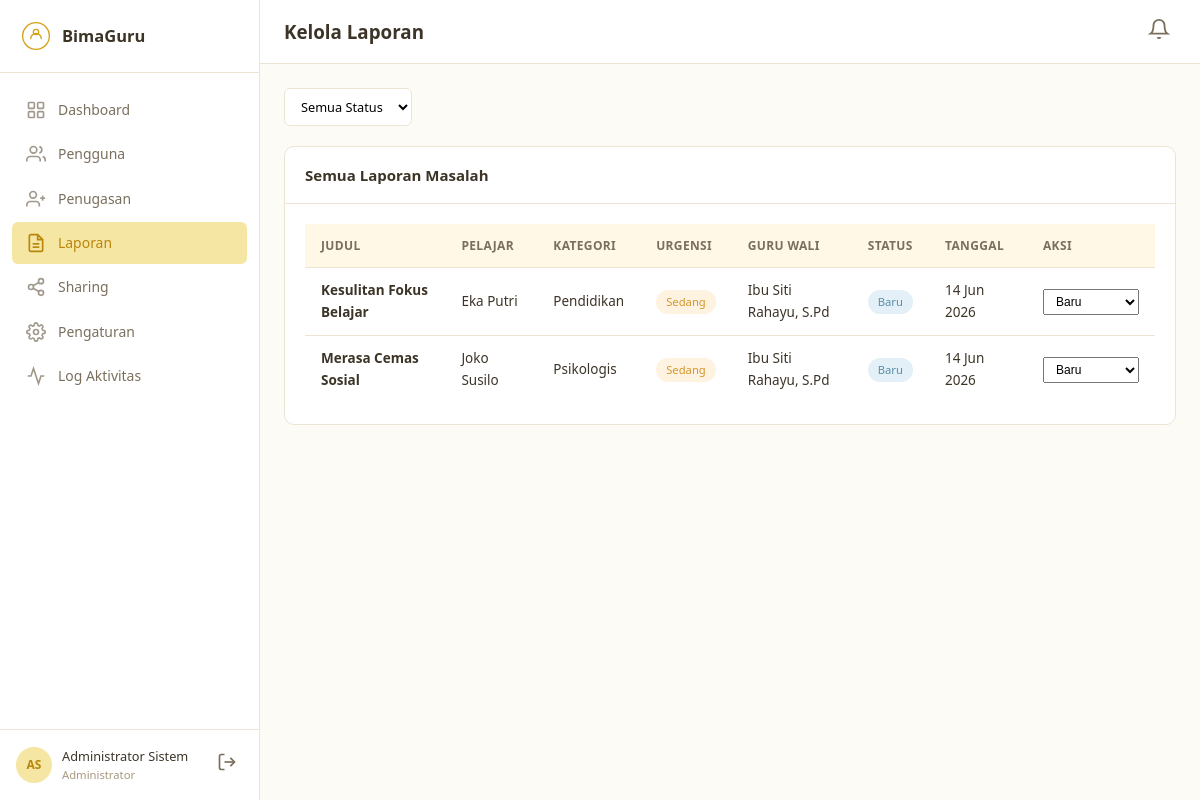
Page /admin/laporan.php (signed in) on the committed database.
### tables this page shows
CREATE TABLE `laporan_masalah` (
  `id` int(11) NOT NULL AUTO_INCREMENT,
  `pelajar_id` int(11) NOT NULL,
  `guru_wali_id` int(11) DEFAULT NULL,
  `judul` varchar(200) NOT NULL,
  `kategori` enum('psikologis','pendidikan','sosial','materi','keluarga','lainnya') NOT NULL,
  `deskripsi` text NOT NULL,
  `tingkat_urgensi` enum('rendah','sedang','tinggi') DEFAULT 'sedang',
  `status` enum('baru','diproses','ditanggapi','selesai','ditutup') DEFAULT 'baru',
  `is_anonim` tinyint(1) DEFAULT 0,
  `created_at` datetime DEFAULT current_timestamp(),
  `updated_at` datetime DEFAULT current_timestamp() ON UPDATE current_timestamp(),
  PRIMARY KEY (`id`),
  KEY `pelajar_id` (`pelajar_id`),
  KEY `guru_wali_id` (`guru_wali_id`),
  KEY `idx_status` (`status`),
  KEY `idx_kategori` (`kategori`),
  CONSTRAINT `laporan_masalah_ibfk_1` FOREIGN KEY (`pelajar_id`) REFERENCES `pelajar` (`id`) ON DELETE CASCADE,
  CONSTRAINT `laporan_masalah_ibfk_2` FOREIGN KEY (`guru_wali_id`) REFERENCES `guru_wali` (`id`) ON DELETE SET NULL
);

CREATE TABLE `users` (
  `id` int(11) NOT NULL AUTO_INCREMENT,
  `email` varchar(150) NOT NULL,
  `password_hash` varchar(255) NOT NULL,
  `nama_lengkap` varchar(150) NOT NULL,
  `role` enum('admin','guru_wali','pelajar') NOT NULL,
  `foto_profil` varchar(255) DEFAULT NULL,
  `no_telepon` varchar(20) DEFAULT NULL,
  `is_active` tinyint(1) DEFAULT 1,
  `last_login` datetime DEFAULT NULL,
  `created_at` datetime DEFAULT current_timestamp(),
  `updated_at` datetime DEFAULT current_timestamp() ON UPDATE current_timestamp(),
  PRIMARY KEY (`id`),
  UNIQUE KEY `email` (`email`),
  KEY `idx_role` (`role`),
  KEY `idx_active` (`is_active`)
);

### includes/helpers.php (called while the page is built, shortened)
<?php
function e(?string $str): string {
    return htmlspecialchars($str ?? '', ENT_QUOTES, 'UTF-8');
}
function formatTanggal(?string $date, string $format = 'd M Y'): string {
    $dt = new DateTime($date);
    $bulan = ['Jan','Feb','Mar','Apr','Mei','Jun','Jul','Agu','Sep','Okt','Nov','Des'];
    if ($format === 'd M Y') {
        return $dt->format('d') . ' ' . $bulan[(int)$dt->format('n') - 1] . ' ' . $dt->format('Y');
    }
    return $dt->format($format);
}
function statusBadge(string $status): string {
    $map = [
        'baru' => 'badge-info',
        'diproses' => 'badge-warning',
        'ditanggapi' => 'badge-primary',
        'selesai' => 'badge-success',
        'ditutup' => 'badge-secondary',
        'dijadwalkan' => 'badge-info',
        'berlangsung' => 'badge-warning',
        'dibatalkan' => 'badge-danger',
        'rendah' => 'badge-success',
        'sedang' => 'badge-warning',
        'tinggi' => 'badge-danger',
    ];
    return $map[$status] ?? 'badge-secondary';
}
function kategoriLabel(string $kategori): string {
    $map = [
        'psikologis' => 'Psikologis',
        'pendidikan' => 'Pendidikan',
        'sosial' => 'Sosial',
        'materi' => 'Materi',
        'keluarga' => 'Keluarga',
        'lainnya' => 'Lainnya',
        'motivasi' => 'Motivasi',
        'pengalaman' => 'Pengalaman',
        'tips' => 'Tips',
        'informasi' => 'Informasi',
        'refleksi' => 'Refleksi',
        'akademik' => 'Akademik',
        'emosional' => 'Emosional',
        'spiritual' => 'Spiritual',
        'karakter' => 'Karakter',
    ];
    return $map[$kategori] ?? ucfirst($kategori);
}
function roleLabel(string $role): string {
    $map = [
        'admin' => 'Administrator',
        'guru_wali' => 'Guru Wali',
        'pelajar' => 'Pelajar',
    ];
    return $map[$role] ?? ucfirst($role);
}
function getInitials(string $name): string {
    $parts = explode(' ', trim($name));
    $initials = '';
    foreach (array_slice($parts, 0, 2) as $part) {
        $initials .= mb_strtoupper(mb_substr($part, 0, 1));
    }
    return $initials ?: '?';
}
function getSetting(string $key, $default = null) {
    static $cache = [];
    if (!isset($cache[$key])) {
        try {
            $db = Database::getConnection();
            $stmt = $db->prepare('SELECT nilai FROM pengaturan WHERE kunci = ?');
            $stmt->execute([$key]);
            $row = $stmt->fetch();
            $cache[$key] = $row ? $row['nilai'] : $default;
        } catch (Exception $e) {
            return $default;
        }
    }
    return $cache[$key];
}

### includes/Auth.php (called while the page is built, shortened)
<?php
class Auth {
    public static function role(): ?string {
        return $_SESSION['user_role'] ?? null;
    }
    public static function dashboardUrl(): string {
        $role = self::role();
        return match ($role) {
            'admin' => APP_URL . '/admin/index.php',
            'guru_wali' => APP_URL . '/guru/index.php',
            'pelajar' => APP_URL . '/pelajar/index.php',
            default => APP_URL . '/login.php',
        };
    }
}

### admin/laporan.php (the view, shortened to what this page needs)
<?php
require_once __DIR__ . '/../includes/layout.php';
$db = Database::getConnection();
$currentPage = 'laporan';
$where = '1=1';
$params = [];
$stmt = $db->prepare("SELECT lm.*, up.nama_lengkap as nama_pelajar, ug.nama_lengkap as nama_guru, p.kelas
    FROM laporan_masalah lm
    JOIN pelajar p ON lm.pelajar_id = p.id
    JOIN users up ON p.user_id = up.id
    LEFT JOIN guru_wali gw ON lm.guru_wali_id = gw.id
    LEFT JOIN users ug ON gw.user_id = ug.id
    WHERE $where ORDER BY lm.created_at DESC");
$stmt->execute($params);
$laporan = $stmt->fetchAll();
?>
<div class="page-actions">
    <div class="filter-group">
        <select onchange="location.href='laporan.php?status='+this.value">
            <option value="">Semua Status</option>
        </select>
    </div>
</div>
<div class="card">
    <div class="card-header"><h2>Semua Laporan Masalah</h2></div>
    <div class="card-body table-wrapper">
        <table>
            <thead>
                <tr><th>Judul</th><th>Pelajar</th><th>Kategori</th><th>Urgensi</th><th>Guru Wali</th><th>Status</th><th>Tanggal</th><th>Aksi</th></tr>
            </thead>
            <tbody>
                <?php foreach ($laporan as $l): ?>
                <tr>
                    <td><strong><?= e($l['judul']) ?></strong><?= $l['is_anonim'] ? ' <span class="badge badge-secondary">Anonim</span>' : '' ?></td>
                    <td><?= e($l['nama_pelajar']) ?></td>
                    <td><?= e(kategoriLabel($l['kategori'])) ?></td>
                    <td><span class="badge <?= statusBadge($l['tingkat_urgensi']) ?>"><?= ucfirst($l['tingkat_urgensi']) ?></span></td>
                    <td><?= e($l['nama_guru'] ?: '-') ?></td>
                    <td><span class="badge <?= statusBadge($l['status']) ?>"><?= ucfirst($l['status']) ?></span></td>
                    <td><?= formatTanggal($l['created_at']) ?></td>
                    <td>
                        <form method="POST" style="display:inline">
                            <select name="status" onchange="this.form.submit()" style="padding:4px 8px;font-size:0.8rem">
                                <?php foreach (['baru','diproses','ditanggapi','selesai','ditutup'] as $s): ?>
                                <option value="<?= $s ?>" <?= $l['status'] === $s ? 'selected' : '' ?>><?= ucfirst($s) ?></option>
                                <?php endforeach; ?>
                            </select>
                        </form>
                    </td>
                </tr>
                <?php endforeach; ?>
            </tbody>
        </table>
    </div>
</div>
<?php
$content = ob_get_clean();
$sidebar = navItem(APP_URL.'/admin/index.php','Dashboard',iconDashboard(),$currentPage,'dashboard')
    . navItem(APP_URL.'/admin/users.php','Pengguna',iconUsers(),$currentPage,'users')
    . navItem(APP_URL.'/admin/penugasan.php','Penugasan',iconAssign(),$currentPage,'penugasan')
    . navItem(APP_URL.'/admin/laporan.php','Laporan',iconReport(),$currentPage,'laporan')
    . navItem(APP_URL.'/admin/sharing.php','Sharing',iconShare(),$currentPage,'sharing')
    . navItem(APP_URL.'/admin/pengaturan.php','Pengaturan',iconSettings(),$currentPage,'pengaturan')
    . navItem(APP_URL.'/admin/log.php','Log Aktivitas',iconLog(),$currentPage,'log');
renderLayout('Kelola Laporan', $content, ['page' => $currentPage, 'sidebar' => $sidebar]);

### includes/layout.php (shortened to what this page needs)
<?php
function renderLayout(string $title, string $content, array $options = []): void {
    $role = Auth::role();
    $userName = $_SESSION['user_name'] ?? '';
    $sidebar = $options['sidebar'] ?? '';
    ?>
<!DOCTYPE html>
<html lang="id">
<head>
    <title><?= e($title) ?> - <?= e(getSetting('nama_aplikasi', APP_NAME)) ?></title>
    <link rel="stylesheet" href="<?= APP_URL ?>/assets/css/style.css">
</head>
<body>
    <div class="app-layout">
        <aside class="sidebar" id="sidebar">
            <div class="sidebar-header">
                <a href="<?= e(Auth::dashboardUrl()) ?>" class="sidebar-brand">
                    <svg width="32" height="32" viewBox="0 0 48 48" fill="none">
                        <circle cx="24" cy="24" r="20" stroke="currentColor" stroke-width="2"/>
                        <path d="M16 28c0-4 3.5-8 8-8s8 4 8 8" stroke="currentColor" stroke-width="2" stroke-linecap="round"/>
                        <circle cx="24" cy="18" r="4" stroke="currentColor" stroke-width="2"/>
                    </svg>
                    <span><?= e(getSetting('nama_aplikasi', APP_NAME)) ?></span>
                </a>
            </div>
            <nav class="sidebar-nav">
                <?= $sidebar ?>
            </nav>
            <div class="sidebar-footer">
                <div class="user-info">
                    <div class="avatar"><?= e(getInitials($userName)) ?></div>
                    <div class="user-details">
                        <span class="user-name"><?= e($userName) ?></span>
                        <span class="user-role"><?= e(roleLabel($role ?? '')) ?></span>
                    </div>
                </div>
                <a href="<?= APP_URL ?>/logout.php" class="btn-logout" title="Keluar">
                    <svg width="20" height="20" viewBox="0 0 24 24" fill="none" stroke="currentColor" stroke-width="2">
                        <path d="M9 21H5a2 2 0 01-2-2V5a2 2 0 012-2h4"/>
                        <polyline points="16,17 21,12 16,7"/>
                        <line x1="21" y1="12" x2="9" y2="12"/>
                    </svg>
                </a>
            </div>
        </aside>
        <main class="main-content">
            <header class="topbar">
                <h1 class="page-title"><?= e($title) ?></h1>
                <div class="topbar-actions">
                    <div class="notification-bell" id="notificationBell">
                        <svg width="22" height="22" viewBox="0 0 24 24" fill="none" stroke="currentColor" stroke-width="2">
                            <path d="M18 8A6 6 0 006 8c0 7-3 9-3 9h18s-3-2-3-9"/>
                            <path d="M13.73 21a2 2 0 01-3.46 0"/>
                        </svg>
                    </div>
                </div>
            </header>
            <div class="content-area">
                <?= $content ?>
            </div>
        </main>
    </div>
</body>
</html>
    <?php
}
function navItem(string $href, string $label, string $icon, string $currentPage, string $pageId): string {
    $active = $currentPage === $pageId ? ' active' : '';
    return '<a href="' . e($href) . '" class="nav-item' . $active . '">' . $icon . '<span>' . e($label) . '</span></a>';
}
function iconDashboard(): string {
    return '<svg width="20" height="20" viewBox="0 0 24 24" fill="none" stroke="currentColor" stroke-width="2"><rect x="3" y="3" width="7" height="7" rx="1"/><rect x="14" y="3" width="7" height="7" rx="1"/><rect x="3" y="14" width="7" height="7" rx="1"/><rect x="14" y="14" width="7" height="7" rx="1"/></svg>';
}
function iconUsers(): string {
    return '<svg width="20" height="20" viewBox="0 0 24 24" fill="none" stroke="currentColor" stroke-width="2"><path d="M17 21v-2a4 4 0 00-4-4H5a4 4 0 00-4 4v2"/><circle cx="9" cy="7" r="4"/><path d="M23 21v-2a4 4 0 00-3-3.87"/><path d="M16 3.13a4 4 0 010 7.75"/></svg>';
}
function iconReport(): string {
    return '<svg width="20" height="20" viewBox="0 0 24 24" fill="none" stroke="currentColor" stroke-width="2"><path d="M14 2H6a2 2 0 00-2 2v16a2 2 0 002 2h12a2 2 0 002-2V8z"/><polyline points="14,2 14,8 20,8"/><line x1="16" y1="13" x2="8" y2="13"/><line x1="16" y1="17" x2="8" y2="17"/></svg>';
}
function iconShare(): string {
    return '<svg width="20" height="20" viewBox="0 0 24 24" fill="none" stroke="currentColor" stroke-width="2"><circle cx="18" cy="5" r="3"/><circle cx="6" cy="12" r="3"/><circle cx="18" cy="19" r="3"/><line x1="8.59" y1="13.51" x2="15.42" y2="17.49"/><line x1="15.41" y1="6.51" x2="8.59" y2="10.49"/></svg>';
}
function iconAssign(): string {
    return '<svg width="20" height="20" viewBox="0 0 24 24" fill="none" stroke="currentColor" stroke-width="2"><path d="M16 21v-2a4 4 0 00-4-4H5a4 4 0 00-4 4v2"/><circle cx="8.5" cy="7" r="4"/><line x1="20" y1="8" x2="20" y2="14"/><line x1="23" y1="11" x2="17" y2="11"/></svg>';
}
function iconLog(): string {
    return '<svg width="20" height="20" viewBox="0 0 24 24" fill="none" stroke="currentColor" stroke-width="2"><polyline points="22,12 18,12 15,21 9,3 6,12 2,12"/></svg>';
}

### rows in the picture
laporan_masalah: judul "Kesulitan Fokus Belajar", users.nama_lengkap "Eka Putri", kategori "Pendidikan", tingkat_urgensi "Sedang", users.nama_lengkap "Ibu Siti Rahayu, S.Pd", status "Baru", created_at "14 Jun 2026"
laporan_masalah: judul "Merasa Cemas Sosial", users.nama_lengkap "Joko Susilo", kategori "Psikologis", tingkat_urgensi "Sedang", users.nama_lengkap "Ibu Siti Rahayu, S.Pd", status "Baru", created_at "14 Jun 2026"

### other values in the picture
getSetting('nama_aplikasi', APP_NAME) "BimaGuru"
$label "Dashboard Pengguna Penugasan Laporan Sharing Pengaturan Log Aktivitas"
getInitials($userName) "AS"
$userName "Administrator Sistem"
roleLabel($role ?? '') "Administrator"
$title "Kelola Laporan"
